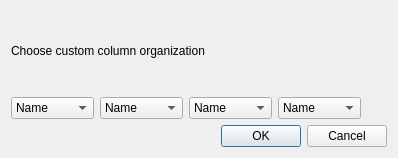
<?xml version="1.0" encoding="UTF-8"?>
<ui version="4.0">
 <class>ColumnOrganizationDialog</class>
 <widget class="QDialog" name="ColumnOrganizationDialog">
  <property name="geometry">
   <rect>
    <x>0</x>
    <y>0</y>
    <width>398</width>
    <height>158</height>
   </rect>
  </property>
  <property name="windowTitle">
   <string>Column organization dialog</string>
  </property>
  <layout class="QGridLayout" name="gridLayout">
   <item row="1" column="0">
    <widget class="QComboBox" name="c1Box">
     <item>
      <property name="text">
       <string>Name</string>
      </property>
     </item>
     <item>
      <property name="text">
       <string>URL</string>
      </property>
     </item>
     <item>
      <property name="text">
       <string>Login</string>
      </property>
     </item>
     <item>
      <property name="text">
       <string>Password</string>
      </property>
     </item>
     <item>
      <property name="text">
       <string>Notes</string>
      </property>
     </item>
    </widget>
   </item>
   <item row="2" column="0" colspan="5">
    <widget class="QDialogButtonBox" name="buttonBox">
     <property name="orientation">
      <enum>Qt::Horizontal</enum>
     </property>
     <property name="standardButtons">
      <set>QDialogButtonBox::Cancel|QDialogButtonBox::Ok</set>
     </property>
    </widget>
   </item>
   <item row="1" column="1">
    <widget class="QComboBox" name="c2Box">
     <property name="currentIndex">
      <number>0</number>
     </property>
     <item>
      <property name="text">
       <string>Name</string>
      </property>
     </item>
     <item>
      <property name="text">
       <string>URL</string>
      </property>
     </item>
     <item>
      <property name="text">
       <string>Login</string>
      </property>
     </item>
     <item>
      <property name="text">
       <string>Password</string>
      </property>
     </item>
     <item>
      <property name="text">
       <string>Notes</string>
      </property>
     </item>
    </widget>
   </item>
   <item row="1" column="2">
    <widget class="QComboBox" name="c3Box">
     <property name="currentIndex">
      <number>0</number>
     </property>
     <item>
      <property name="text">
       <string>Name</string>
      </property>
     </item>
     <item>
      <property name="text">
       <string>URL</string>
      </property>
     </item>
     <item>
      <property name="text">
       <string>Login</string>
      </property>
     </item>
     <item>
      <property name="text">
       <string>Password</string>
      </property>
     </item>
     <item>
      <property name="text">
       <string>Notes</string>
      </property>
     </item>
    </widget>
   </item>
   <item row="0" column="0" colspan="5">
    <widget class="QLabel" name="label">
     <property name="text">
      <string>Choose custom column organization</string>
     </property>
    </widget>
   </item>
   <item row="1" column="3">
    <widget class="QComboBox" name="c4Box">
     <property name="currentIndex">
      <number>0</number>
     </property>
     <item>
      <property name="text">
       <string>Name</string>
      </property>
     </item>
     <item>
      <property name="text">
       <string>URL</string>
      </property>
     </item>
     <item>
      <property name="text">
       <string>Login</string>
      </property>
     </item>
     <item>
      <property name="text">
       <string>Password</string>
      </property>
     </item>
     <item>
      <property name="text">
       <string>Notes</string>
      </property>
     </item>
    </widget>
   </item>
  </layout>
 </widget>
 <resources/>
 <connections>
  <connection>
   <sender>buttonBox</sender>
   <signal>accepted()</signal>
   <receiver>ColumnOrganizationDialog</receiver>
   <slot>accept()</slot>
   <hints>
    <hint type="sourcelabel">
     <x>248</x>
     <y>254</y>
    </hint>
    <hint type="destinationlabel">
     <x>157</x>
     <y>274</y>
    </hint>
   </hints>
  </connection>
  <connection>
   <sender>buttonBox</sender>
   <signal>rejected()</signal>
   <receiver>ColumnOrganizationDialog</receiver>
   <slot>reject()</slot>
   <hints>
    <hint type="sourcelabel">
     <x>316</x>
     <y>260</y>
    </hint>
    <hint type="destinationlabel">
     <x>286</x>
     <y>274</y>
    </hint>
   </hints>
  </connection>
 </connections>
</ui>
